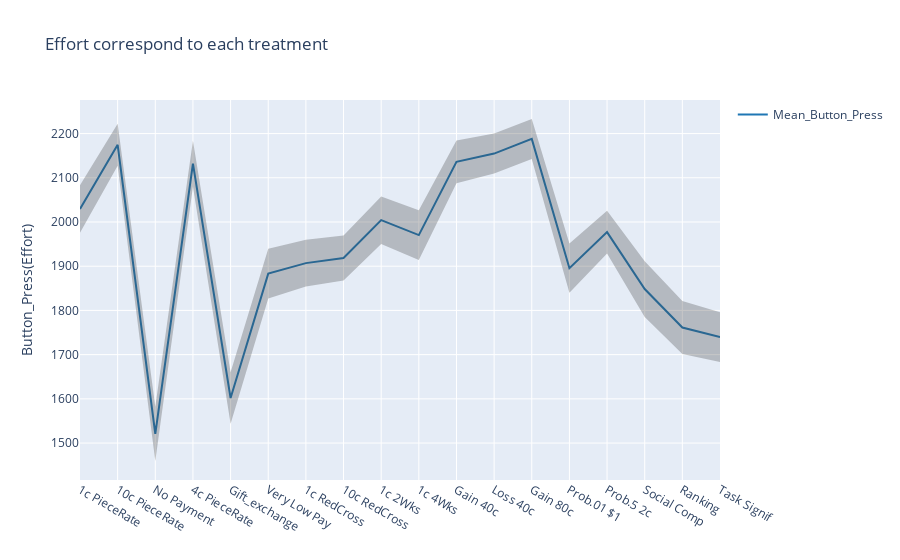

Here is the notebook cell this chart was saved with:
### Code cell
fig = go.Figure([
    go.Scatter(
        name='Mean_Button_Press',
        x=treat,
        y=emp_mean['buttonpresses'],
        mode='lines',
        line=dict(color='rgb(31, 119, 180)'),
        
    ),
    go.Scatter(
        name='Upper Bound',
        x=treat,
        y=emp_mean['buttonpresses']+np.array(CI_range),
        mode='lines',
        marker=dict(color="#444"),
        line=dict(width=0),
        showlegend=False
    ),
    go.Scatter(
        name='Lower Bound',
        x=treat,
        y=emp_mean['buttonpresses']-np.array(CI_range),
        marker=dict(color="#444"),
        line=dict(width=0),
        mode='lines',
        fillcolor='rgba(68, 68, 68, 0.3)',
        fill='tonexty',
        showlegend=False
    )
])
fig.update_layout(
    yaxis_title='Button_Press(Effort)',
    title='Effort correspond to each treatment',
    hovermode="x"
)
fig.show()

### Figure 1 — Plotly figure (JSON) as saved in the notebook; plotly's stock layout.template omitted (floating-point values rounded to 4 significant figures)
{"data": [{"line": {"color": "rgb(31, 119, 180)"}, "mode": "lines", "name": "Mean_Button_Press", "type": "scatter", "x": ["1c PieceRate", "10c PieceRate", "No Payment", "4c PieceRate", "Gift_exchange", "Very Low Pay", "1c RedCross", "10c RedCross", "1c 2Wks", "1c 4Wks", "Gain 40c", "Loss 40c", "Gain 80c", "Prob.01 $1", "Prob.5 2c", "Social Comp", "Ranking", "Task Signif"], "y": [2029.0, 2175.0, 1521.0, 2132.0, 1602.0, 1883.0, 1907.0, 1918.0, 2004.0, 1970.0, 2136.0, 2155.0, 2188.0, 1896.0, 1977.0, 1848.0, 1761.0, 1740.0]}, {"line": {"width": 0}, "marker": {"color": "#444"}, "mode": "lines", "name": "Upper Bound", "showlegend": false, "type": "scatter", "x": ["1c PieceRate", "10c PieceRate", "No Payment", "4c PieceRate", "Gift_exchange", "Very Low Pay", "1c RedCross", "10c RedCross", "1c 2Wks", "1c 4Wks", "Gain 40c", "Loss 40c", "Gain 80c", "Prob.01 $1", "Prob.5 2c", "Social Comp", "Ranking", "Task Signif"], "y": [2083.0, 2222.0, 1582.0, 2184.0, 1660.0, 1939.0, 1960.0, 1969.0, 2058.0, 2027.0, 2184.0, 2200.0, 2233.0, 1951.0, 2026.0, 1911.0, 1821.0, 1796.0]}, {"fill": "tonexty", "fillcolor": "rgba(68, 68, 68, 0.3)", "line": {"width": 0}, "marker": {"color": "#444"}, "mode": "lines", "name": "Lower Bound", "showlegend": false, "type": "scatter", "x": ["1c PieceRate", "10c PieceRate", "No Payment", "4c PieceRate", "Gift_exchange", "Very Low Pay", "1c RedCross", "10c RedCross", "1c 2Wks", "1c 4Wks", "Gain 40c", "Loss 40c", "Gain 80c", "Prob.01 $1", "Prob.5 2c", "Social Comp", "Ranking", "Task Signif"], "y": [1976.0, 2127.0, 1459.0, 2080.0, 1544.0, 1827.0, 1854.0, 1868.0, 1950.0, 1914.0, 2088.0, 2109.0, 2143.0, 1840.0, 1929.0, 1785.0, 1701.0, 1683.0]}], "layout": {"hovermode": "x", "title": {"text": "Effort correspond to each treatment"}, "yaxis": {"title": {"text": "Button_Press(Effort)"}}}}
